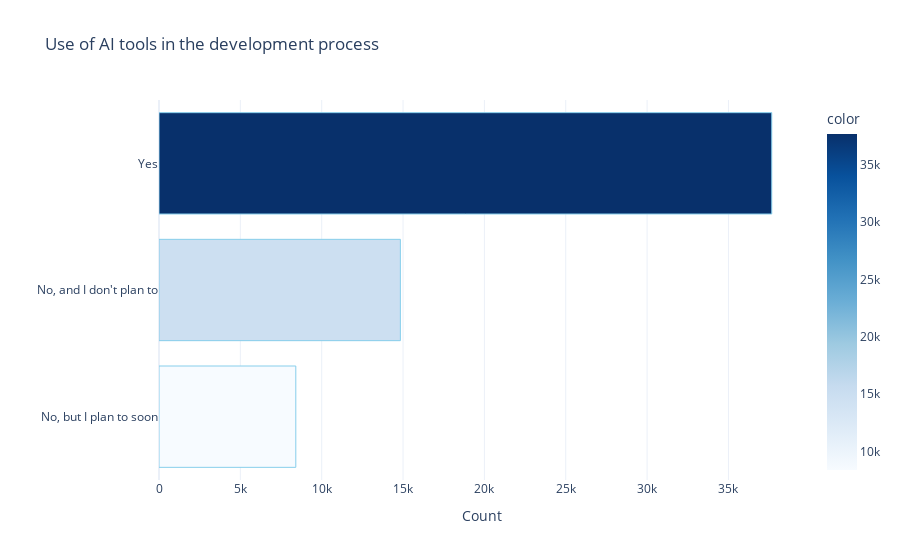

Write notebook code for a chart like this one.
### Markdown cell above
-------------------------------------------------------------------------------------------------------------------------------------------------

### Code cell
# use eof ai tools in development process
ai_select = df['AISelect']
prh_cnts = ai_select.value_counts().sort_values(ascending=True).tail(10)
fig1 = px.bar(
    x=prh_cnts.values,
    y=prh_cnts.index,
    orientation='h',
    title=" Use of AI tools in the development process",
    color=prh_cnts.values,
    color_continuous_scale='Blues',
    labels={'x': 'Count', 'y': ' '}
)
fig1.update_traces(marker=dict(line=dict(color='skyblue', width=1)))

fig1.update_layout(
    xaxis_title="Count",
    yaxis_title=" ",
    template="plotly_white"
)
fig1.show()

### Figure 1 — Plotly figure (JSON) as saved in the notebook; plotly's stock layout.template omitted (floating-point values rounded to 4 significant figures)
{"data": [{"alignmentgroup": "True", "hovertemplate": "Count=%{x}<br> =%{y}<br>color=%{marker.color}<extra></extra>", "legendgroup": "", "marker": {"color": [8408, 14837, 37662], "coloraxis": "coloraxis", "line": {"color": "skyblue", "width": 1}, "pattern": {"shape": ""}}, "name": "", "offsetgroup": "", "orientation": "h", "showlegend": false, "textposition": "auto", "type": "bar", "x": [8408, 14837, 37662], "xaxis": "x", "y": ["No, but I plan to soon", "No, and I don't plan to", "Yes"], "yaxis": "y"}], "layout": {"barmode": "relative", "coloraxis": {"colorbar": {"title": {"text": "color"}}, "colorscale": [[0, "rgb(247,251,255)"], [0.125, "rgb(222,235,247)"], [0.25, "rgb(198,219,239)"], [0.375, "rgb(158,202,225)"], [0.5, "rgb(107,174,214)"], [0.625, "rgb(66,146,198)"], [0.75, "rgb(33,113,181)"], [0.875, "rgb(8,81,156)"], [1, "rgb(8,48,107)"]]}, "legend": {"tracegroupgap": 0}, "title": {"text": " Use of AI tools in the development process"}, "xaxis": {"anchor": "y", "domain": [0, 1], "title": {"text": "Count"}}, "yaxis": {"anchor": "x", "domain": [0, 1], "title": {"text": " "}}}}
